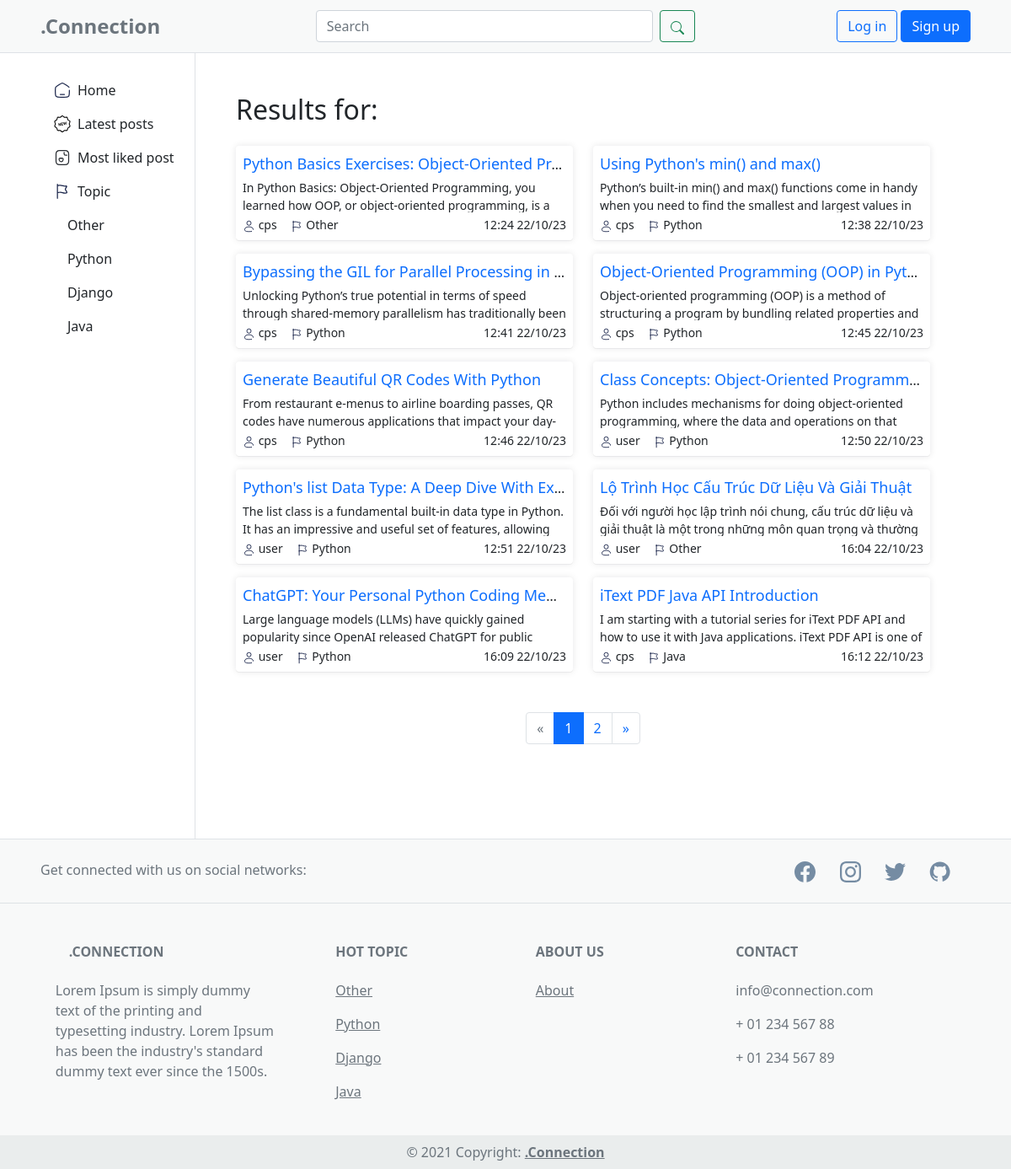
The app's page /search/ with its own data.
### app/models.py (models this page shows, shortened)
class Topic(models.Model):
    name = models.CharField(max_length=100)
    def __str__(self):
        return self.name

class Post(models.Model):
    title = models.CharField(max_length=200)
    content = HTMLField()
    user = models.ForeignKey(User, on_delete=models.CASCADE, default=None)
    likes = models.ManyToManyField(User, related_name='liked_posts')
    pub_date = models.DateTimeField(auto_now_add=True)
    topic = models.ForeignKey(Topic, on_delete=models.CASCADE, default=1)

### app/views.py (the view)
# urls.py: path('search/', views.search_view, name='search'),
def search_view(request):
    query = request.GET.get('q', '')
    results = Post.objects.filter(Q(title__icontains=query) | Q(content__icontains=query))
    per_page = 10
    paginator = Paginator(results, per_page)
    page = request.GET.get('page')
    try:
        results = paginator.get_page(page)
    except EmptyPage:
        results = paginator.get_page(1)
    current_page = results.number
    total_pages = paginator.num_pages
    if total_pages <= 5:
        page_range = range(1, total_pages + 1)
    elif current_page <= 3:
        page_range = range(1, 6)
    elif current_page >= total_pages - 2:
        page_range = range(total_pages - 4, total_pages + 1)
    else:
        page_range = range(current_page - 2, current_page + 3)
    return render(request, 'app/search_results.html', {'results': results, 'query': query, 'page_range': page_range})

### app/context_processors.py (called while the page is built)
def topics(request):
    topics = Topic.objects.all()
    return {'topics': topics}

### templates/app/search_results.html (shortened to what this page needs)
{% extends "components/base.html"%}
{% load static %}
{% block extrastyles %}
<link rel="stylesheet" type="text/css" href="{% static 'css/app.css' %}" />
{% endblock extrastyles %}
{% block content %}
<h2>Results for: {{ query }}</h2>
<div class="main-body-posts">
  <div class="row">
    {% for post in results %}
    <div class="col-xl-6">
      <div class="rounded p-2 mt-3 post-card">
        <div class="text-truncate mb-1">
          <a class="text-decoration-none text-md" href="{% url 'post' id=post.id %}">{{ post.title }}</a>
        </div>
        <div>
          <p class="m-0 text-truncate text-sm text-wrap post-content">
            {{ post.content|striptags }}
          </p>
          <div class="m-0 mt-1 text-sm d-flex justify-content-between">
            <div class="d-flex gap-3">
              <div>
                <span>{{post.user}}</span>
              </div>
              <div>
                <span>{{post.topic}}</span>
              </div>
            </div>
            <span>{{post.pub_date|date:"H:i d/m/y" }}</span>
          </div>
        </div>
      </div>
    </div>
    {% endfor %}
  </div>
</div>
<nav class="d-flex justify-content-center mt-5" aria-label="Pagination">
  <ul class="pagination">
    {% if results.has_previous %}
    <li class="page-item"><a class="page-link" href="?q={{query}}&page={{ results.previous_page_number }}">&laquo;</a></li>
    {% else %}
    <li class="page-item disabled"><span class="page-link">&laquo;</span></li>
    {% endif %}
    {% for i in page_range %}
    {% if results.number == i %}
    <li class="page-item active"><span class="page-link">{{ i }} </span></li>
    {% elif i == page_range.0 or i == page_range.1 or i == page_range|last %}
    <li class="page-item"><a class="page-link" href="?q={{query}}&page={{ i }}">{{ i }}</a></li>
    {% endif %}
    {% endfor %}
    {% if results.has_next %}
    <li class="page-item"><a class="page-link" href="?q={{query}}&page={{ results.next_page_number }}">&raquo;</a></li>
    {% else %}
    <li class="page-item disabled"><span class="page-link">&raquo;</span></li>
    {% endif %}
  </ul>
</nav>
{% endblock content %}

### templates/components/side.html (shortened to what this page needs)
<div class="col-2 d-none d-lg-block border-end px-0">
  <div class="d-flex flex-column align-items-center align-items-sm-start px-3 pt-2 text-white">
    <ul class="nav nav-pills flex-column mb-sm-auto mb-0 mt-3 align-items-center align-items-sm-start" id="menu">
      <li class="nav-item">
        <a href="{% url "index" %}" class="nav-link align-middle px-0 d-flex align-items-center gap-1">
          <span class="ms-1 d-none d-sm-inline text-dark side-ele">
            Home
          </span>
        </a>
      </li>
      <li>
        <a href="{% url "latest_posts" %}" class="nav-link px-0 align-middle d-flex align-items-center gap-1">
          <span class="ms-1 d-none d-sm-inline text-dark side-ele">Latest posts</span></a>
      </li>
      <li>
        <a href="{% url "most_liked_posts" %}" class="nav-link px-0 align-middle d-flex align-items-center gap-1">
          <span class="ms-1 d-none d-sm-inline text-dark side-ele">Most liked post</span></a>
      </li>
      <li>
        <a href="#submenu1" data-bs-toggle="collapse" class="nav-link px-0 align-middle d-flex align-items-center gap-1">
          <span class="ms-1 d-none d-sm-inline text-dark side-ele">Topic </span>
        </a>
        <ul class="collapse show nav flex-column ms-xxl-5 ms-3" id="submenu1" data-bs-parent="#menu">
          {% for topic in topics %}
          <li class="">
            <a href="{% url "post_by_topic" topic.id %}" class="nav-link px-0">
              <span class="d-none d-sm-inline text-dark side-ele">{{topic}}</span>
            </a>
          </li>
          {% endfor %}
        </ul>
      </li>
    </ul>
  </div>
</div>

### templates/components/footer.html (shortened to what this page needs)
<footer class="text-center text-lg-start footer text-muted">
  <section class="d-flex justify-content-center justify-content-lg-between p-4 px-5 border-bottom">
    <div class="me-5 d-none d-lg-block">
      <span>Get connected with us on social networks:</span>
    </div>
    <div>
      <a href="#" class="me-4 link-secondary text-decoration-none">
      </a>
      <a href="#" class="me-4 link-secondary text-decoration-none">
      </a>
      <a href="#" class="me-4 link-secondary text-decoration-none">
      </a>
      <a href="#" class="me-4 link-secondary text-decoration-none">
      </a>
    </div>
  </section>
  <section class="">
    <div class="container text-center text-md-start mt-5">
      <div class="row mt-3">
        <div class="col-md-3 col-lg-4 col-xl-3 mx-auto mb-4">
          <h6 class="text-uppercase fw-bold mb-4">
            .Connection
          </h6>
          <p>
            Lorem Ipsum is simply dummy text of the printing and typesetting industry. Lorem Ipsum has been the
            industry's standard dummy text ever since the 1500s.
          </p>
        </div>
        <div class="col-md-2 col-lg-2 col-xl-2 mx-auto mb-4">
          <h6 class="text-uppercase fw-bold mb-4">Hot Topic</h6>
          {% for topic in topics %}
          <p>
            <a href="{% url "post_by_topic" topic.id %}" class="text-reset">{{topic}}</a>
          </p>
          {% endfor %}
        </div>
        <div class="col-md-3 col-lg-2 col-xl-2 mx-auto mb-4">
          <h6 class="text-uppercase fw-bold mb-4">About us</h6>
          <p>
            <a href="#!" class="text-reset">About</a>
          </p>
        </div>
        <div class="col-md-4 col-lg-3 col-xl-3 mx-auto mb-md-0 mb-4">
          <h6 class="text-uppercase fw-bold mb-4">Contact</h6>
          <p>
            info@connection.com
          </p>
          <p>
            + 01 234 567 88
          </p>
          <p>
            + 01 234 567 89
          </p>
        </div>
      </div>
    </div>
  </section>
  <div class="text-center p-2" style="background-color: #EAEDED">
    © 2021 Copyright:
    <a class="text-reset fw-bold" href="#">.Connection</a>
  </div>
</footer>

### static/css/styles.css (style rules this page uses)
.text-sm { font-size: 14px; }
.text-md { font-size: 18px; }
.footer { background-color: #F8F9F9; }

### static/css/app.css (style rules this page uses)
.post-content { height: 40px; }
.post-card { box-shadow: rgba(17, 17, 26, 0.05) 0px 1px 0px, rgba(17, 17, 26, 0.1) 0px 0px 8px; }

### records on screen
Topic: name "Other"
Topic: name "Python"
Topic: name "Django"
Topic: name "Java"
Post: title "Python Basics Exercises: Object-Oriented Pr…", content "In Python Basics: Object-Oriented Programming, you learned how OOP, or object-oriented programming, is a…", user "cps", topic "Other", pub_date "12:24 22/10/23"
Post: title "Using Python's min() and max()", content "Python’s built-in min() and max() functions come in handy when you need to find the smallest and largest values in…", user "cps", topic "Python", pub_date "12:38 22/10/23"
Post: title "Bypassing the GIL for Parallel Processing in…", content "Unlocking Python’s true potential in terms of speed through shared-memory parallelism has traditionally been…", user "cps", topic "Python", pub_date "12:41 22/10/23"
Post: title "Object-Oriented Programming (OOP) in Pyt…", content "Object-oriented programming (OOP) is a method of structuring a program by bundling related properties and…", user "cps", topic "Python", pub_date "12:45 22/10/23"
Post: title "Generate Beautiful QR Codes With Python", content "From restaurant e-menus to airline boarding passes, QR codes have numerous applications that impact your…", user "cps", topic "Python", pub_date "12:46 22/10/23"
Post: title "Class Concepts: Object-Oriented Programm…", content "Python includes mechanisms for doing object-oriented programming, where the data and operations on that…", user "user", topic "Python", pub_date "12:50 22/10/23"
Post: title "Python's list Data Type: A Deep Dive With Ex…", content "The list class is a fundamental built-in data type in Python. It has an impressive and useful set of features, allowing…", user "user", topic "Python", pub_date "12:51 22/10/23"
Post: title "Lộ Trình Học Cấu Trúc Dữ Liệu Và Giải Thuật", content "Đối với người học lập trình nói chung, cấu trúc dữ liệu và giải thuật là một trong những môn quan trọng và thường…", user "user", topic "Other", pub_date "16:04 22/10/23"
Post: title "ChatGPT: Your Personal Python Coding Me…", content "Large language models (LLMs) have quickly gained popularity since OpenAI released ChatGPT for public…", user "user", topic "Python", pub_date "16:09 22/10/23"
Post: title "iText PDF Java API Introduction", content "I am starting with a tutorial series for iText PDF API and how to use it with Java applications. iText PDF API is one of…", user "cps", topic "Java", pub_date "16:12 22/10/23"

### other values on screen
{{ i }} "1"
{{ i }} "2"
